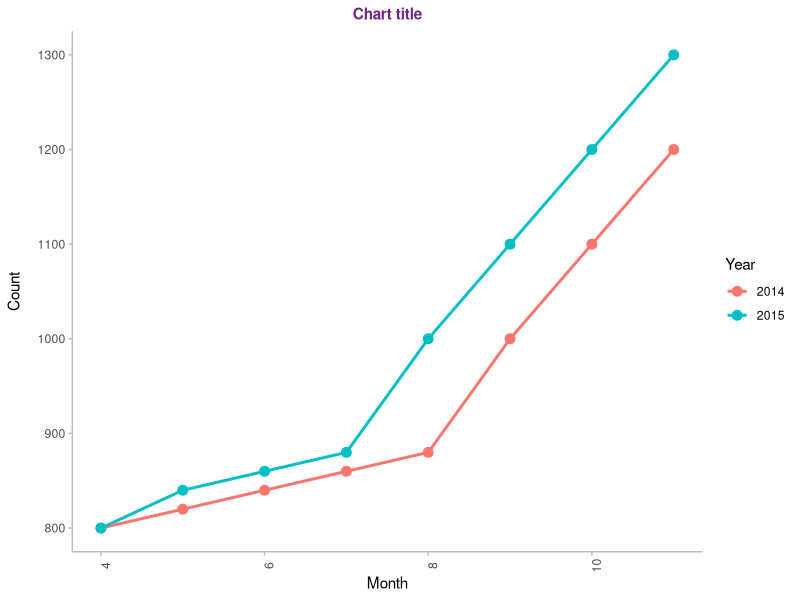

Reproduce this figure in R.
## ---- chunk 1

#Create a pseudo chart
library(ggplot2)

Year <- c(rep("2014", times = 8), rep("2015", times = 8))
Month <- rep(c(4, 5, 6, 7, 8, 9, 10, 11), times = 2)
Count <- c(800, 820, 840, 860, 880, 1000, 1100, 1200, 
           800, 840, 860, 880, 1000, 1100, 1200, 1300)

ChartData <- data.frame(Year, Month, Count)

chart <- ggplot(data = ChartData, aes(x = Month, y = Count, group = Year, color = Year)) +
  geom_line(size = 1) + 
  geom_point(size = 3) +
  theme(plot.title = element_text(hjust = 0.5, face = "bold", size = 11, colour = "#6C2383"),
    panel.background = element_blank(),
    panel.grid.major = element_blank(), 
    panel.grid.minor = element_blank(),
    axis.text.x = element_text(angle = 90),
    axis.title.y = element_text(margin = margin(0,10,0,0)),
    axis.line = element_line(colour="grey"),
    axis.ticks = element_line(colour="grey")) +
  xlab("Month") + ylab("Count") +
  ggtitle("Chart title")

ggsave("chart1.png", plot = chart, device = "png", dpi = 300)

#Create contact information
contact1 <- c("**name**", "role", "number", "email")
contact2 <- c("**name**", "role", "number", "email")

contact <- data.frame(contact1, contact2)
## ---- chunk 2
    knitr::kable(contact, col.names=NULL)
